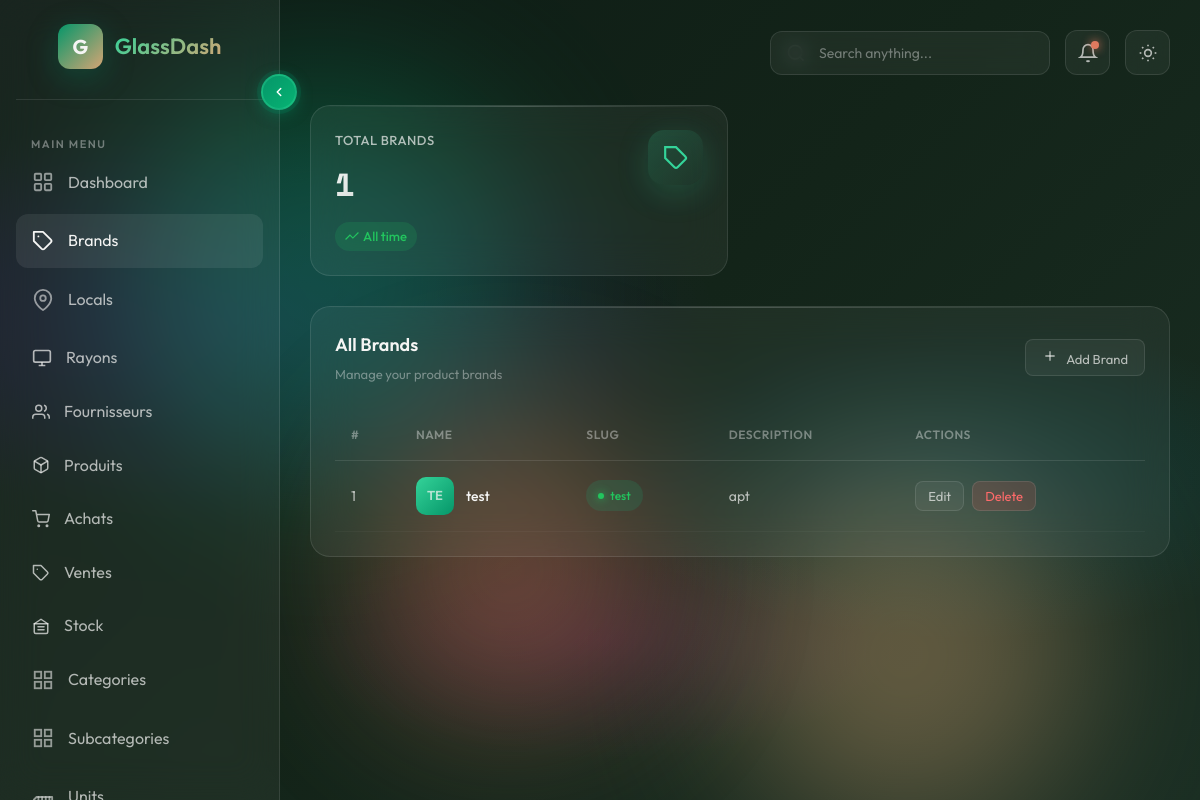
Screenshot of /brand/ (signed in) with the database file from the repository.
### myapp/models.py (models this page shows, shortened)
class Brand(models.Model):
    nom         = models.CharField(max_length=100)
    description = models.TextField(blank=True)
    slug        = models.SlugField(unique=True)
    history     = HistoricalRecords()
    class Meta:
        ordering = ['nom']

### myapp/views.py (the view)
# urls.py: path('brand/',               views.brand_list,   name='brand_list'),
@login_required
def brand_list(request):
    brands = Brand.objects.all().order_by('nom')
    return render(request, 'brand.html', {'brands': brands})

### myapp/templates/brand.html (shortened to what this page needs)
{% extends "base.html" %}
{% load static %}
{% load i18n %}
{% block content %}
    <section class="stats-grid">
        <div class="glass-card glass-card-3d stat-card">
            <div class="stat-card-inner">
                <div class="stat-info">
                    <h3>{% trans "Total Brands" %}</h3>
                    <div class="stat-value">{{ brands|length }}</div>
                    <span class="stat-change positive">
                        <svg width="14" height="14" viewBox="0 0 24 24" fill="none" stroke="currentColor" stroke-width="2">
                            <polyline points="23 6 13.5 15.5 8.5 10.5 1 18"/>
                        </svg>
                        {% trans "All time" %}
                    </span>
                </div>
                <div class="stat-icon cyan">
                    <svg viewBox="0 0 24 24" fill="none" stroke="var(--emerald-light)" stroke-width="2">
                        <path d="M20.59 13.41l-7.17 7.17a2 2 0 0 1-2.83 0L2 12V2h10l8.59 8.59a2 2 0 0 1 0 2.82z"/>
                        <line x1="7" y1="7" x2="7.01" y2="7"/>
                    </svg>
                </div>
            </div>
        </div>
    </section>
    <section class="content-grid" style="grid-template-columns: 1fr;">
        <div class="glass-card table-card" style="grid-column: span 1;">
            <div class="card-header">
                <div>
                    <h2 class="card-title">{% trans "All Brands" %}</h2>
                    <p class="card-subtitle">{% trans "Manage your product brands" %}</p>
                </div>
                <div class="card-actions">
                    <button class="card-btn" onclick="openAddBrandModal()">
                        <svg width="16" height="16" viewBox="0 0 24 24" fill="none" stroke="currentColor"
                             stroke-width="2" style="margin-right: 6px;">
                            <line x1="12" y1="5" x2="12" y2="19"/>
                            <line x1="5" y1="12" x2="19" y2="12"/>
                        </svg>
                        {% trans "Add Brand" %}
                    </button>
                </div>
            </div>
            <div class="table-wrapper">
                <table class="data-table">
                    <thead>
                        <tr>
                            <th>#</th>
                            <th>{% trans "Name" %}</th>
                            <th>{% trans "Slug" %}</th>
                            <th>{% trans "Description" %}</th>
                            <th>{% trans "Actions" %}</th>
                        </tr>
                    </thead>
                    <tbody>
                        {% for brand in brands %}
                        <tr>
                            <td>{{ forloop.counter }}</td>
                            <td>
                                <div class="table-user">
                                    <div class="table-avatar"
                                         style="background: linear-gradient(135deg, var(--emerald-light), var(--emerald));">
                                        {{ brand.nom|slice:":2"|upper }}
                                    </div>
                                    <div class="table-user-info">
                                        <span class="table-user-name">{{ brand.nom }}</span>
                                    </div>
                                </div>
                            </td>
                            <td>
                                <span class="status-badge completed">{{ brand.slug }}</span>
                            </td>
                            <td>{{ brand.description|default:"—"|truncatechars:50 }}</td>
                            <td>
                                <div style="display:flex; gap:8px;">
                                    <button class="card-btn" style="padding: 6px 12px;"
                                        data-id="{{ brand.pk }}"
                                        data-nom="{{ brand.nom }}"
                                        data-slug="{{ brand.slug }}"
                                        data-description="{{ brand.description }}"
                                        onclick="openBrandEditModal(this)">
                                        {% trans "Edit" %}
                                    </button>
                                    <button class="card-btn"
                                            style="padding: 6px 12px; background:rgba(255,80,80,0.15); color:#ff6b6b;"
                                        data-id="{{ brand.pk }}"
                                        data-nom="{{ brand.nom }}"
                                        onclick="openBrandDeleteModal(this)">
                                        {% trans "Delete" %}
                                    </button>
                                </div>
                            </td>
                        </tr>
                        {% empty %}
                        <tr>
                            <td colspan="5" style="text-align:center; opacity:0.6;">
                                {% trans "No brands found." %}
                            </td>
                        </tr>
                        {% endfor %}
                    </tbody>
                </table>
            </div>
        </div>
    </section>
</main>
</div>
{% endblock %}

### rows the page displays
Brand: nom "TE", nom "test", slug "test", description "apt"

### other values shown
{{ brands|length }} "1"
